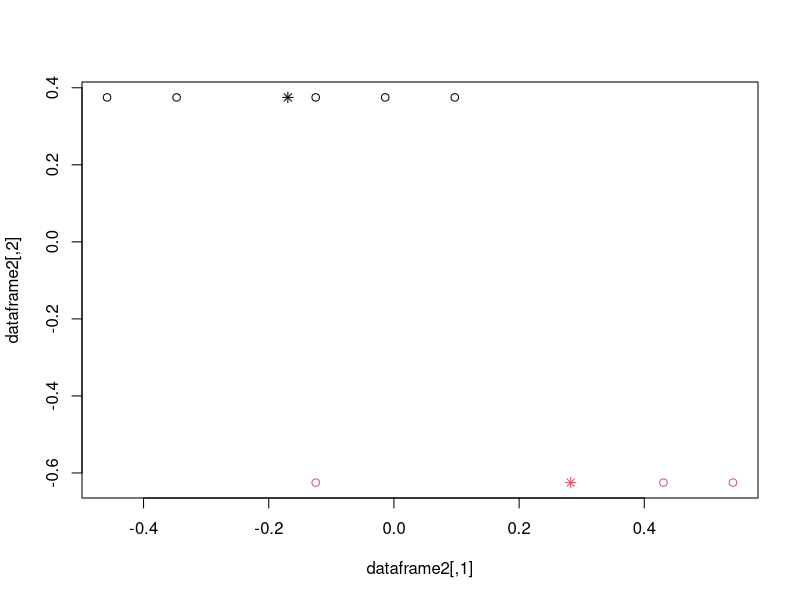

Write the R code that produced this figure.
mark <- c ( 50,	 
	      75,	 
	      80,	 
	      60,	 
	      55,	 
	      40,	 
	      35,	 
	      50   )

occupation <- c( 0,0,0, 1,1,1,1,1 )
dataframe <- data.frame (mark, occupation)
#means <- colMeans(dataframe) #this is a vector


rangemark <- max(dataframe[,"mark"]) - min(dataframe[,"mark"]) 
rangeoccupation <- max(dataframe[,"occupation"]) - min(dataframe[,"occupation"]) 



dataframe2 <- cbind(  (dataframe[,"mark"] - mean(mark)) / rangemark,
                      (dataframe[,"occupation"] - mean(occupation))/ rangeoccupation   )
                     

fit <- kmeans(dataframe2, 2, iter.max=900 )
print(fit)
#fit <- kmeans(mydata, 3) # 3 cluster solution
#kmeans(x, centers, iter.max = 10, nstart = 1, algorithm = c("Hartigan-Wong", "Lloyd", "Forgy", "MacQueen"))
#kmeans(x, centers, iter.max = 10, nstart = 1, algorithm = c("Hartigan-Wong", "Lloyd", "Forgy", "MacQueen"))

plot(dataframe2, col = fit$cluster)
# plot centers
points(fit$centers, col = 1:2, pch = 8)

 
# get cluster means 
#print(aggregate(dataframe2,by=list(fit$cluster),FUN=mean)   )               

#range_span <- function(x) return(diff(range(x))) #define function
#meanx4 <- tapply(dataframe$x4, dataframe$name, mean) #apply to subsets 




############################
###   Quetelet Indices   ###
############################

#row1 <- c( mytable[1,1], mytable[1,2], mytable[1,3], mytable[1,4])/ sum(mytable[1, 1:4])
#row2 <- c( mytable[2,1], mytable[2,2], mytable[2,3], mytable[2,4])/ sum(mytable[2, 1:4])
#row3 <- c( mytable[3,1], mytable[3,2], mytable[3,3], mytable[3,4])/ sum(mytable[3, 1:4])

#Grandtotal <- sum(mytable[1:3,1:4])

#column1sum <- sum(mytable[1:3, 1] )
#column2sum <- sum(mytable[1:3, 2] )
#column3sum <- sum(mytable[1:3, 3] )
#column4sum <- sum(mytable[1:3, 4] )

#E1 <- column1sum/Grandtotal  #TsubColj/N
#E2 <- column2sum/Grandtotal
#E3 <- column3sum/Grandtotal
#E4 <- column4sum/Grandtotal

#Evector <- c (E1, E2, E3, E4) #vector of column probabilities

#Qrow1 <- row1/Evector -1
#Qrow2 <- row2/Evector -1
#Qrow3 <- row3/Evector -1

#Qmatrix <- rbind (Qrow1, Qrow2, Qrow3)

#out <- chisq.test(mytable)
#print(out)
 
#print (Qmatrix)

###########################
####  Pearson Indices  ####
###########################

#First,form the vectors of expected 

#rowsums <- margin.table(mytable, 1)

#colsums <- margin.table(mytable, 2)

#Row1Exp <- rowsums[1] * colsums / Grandtotal
#Row2Exp <- rowsums[2] * colsums / Grandtotal
#Row3Exp <- rowsums[3] * colsums / Grandtotal

#ExpMatrix <- rbind(Row1Exp, Row2Exp, Row3Exp)

#PearsonMatrix <- (mytable-ExpMatrix) / sqrt(ExpMatrix)

#PearsonIndices <- round (PearsonMatrix, digits=4)

#print(PearsonIndices)


